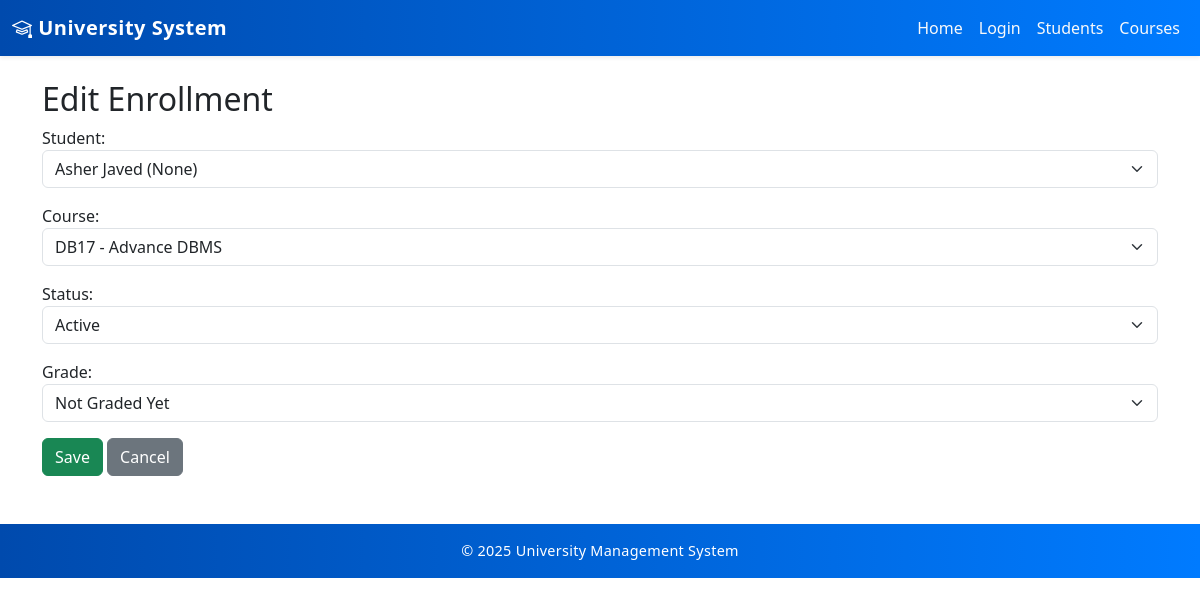
The page /enrollments/31/edit/ on the database its author committed.
### core/models.py (models this page shows, shortened)
class Student(models.Model):
    user = models.OneToOneField(
        settings.AUTH_USER_MODEL,
        null=True,
        blank=True,
        on_delete=models.SET_NULL,
        related_name='student_profile'
    )
    student_id = models.CharField(max_length=20, unique=True, blank=True, null=True)
    first_name = models.CharField(max_length=50)
    last_name  = models.CharField(max_length=50)
    email      = models.EmailField(unique=True)
    phone      = models.CharField(max_length=15, blank=True)
    date_of_birth = models.DateField(null=True, blank=True)
    address = models.TextField(blank=True)
    enrollment_date = models.DateField(default=timezone.now)
    department = models.ForeignKey(Department, on_delete=models.SET_NULL, null=True, related_name="students")
    profile_image = models.ImageField(upload_to='profiles/', null=True, blank=True)
    ACADEMIC_BACKGROUND_CHOICES = [
        ('FSc Pre-Medical', 'FSc Pre-Medical'),
        ('FSc Pre-Engineering', 'FSc Pre-Engineering'),
        ('ICS', 'ICS'),
        ('ICom', 'ICom'),
        ('FA', 'FA'),
        ('BA', 'BA'),
        ('BSc', 'BSc'),
        ('Other', 'Other'),
    ]
    academic_background = models.CharField(max_length=50, choices=ACADEMIC_BACKGROUND_CHOICES, null=True, blank=True)
    guardian_name = models.CharField(max_length=100, blank=True, null=True)
    guardian_contact = models.CharField(max_length=20, blank=True, null=True)
    semester = models.PositiveIntegerField(default=1)
    cgpa = models.DecimalField(max_digits=4, decimal_places=2, null=True, blank=True)
    def __str__(self):
        return f"{self.first_name} {self.last_name} ({self.student_id})"

class Enrollment(models.Model):
    STATUS_CHOICES = [
        ("active", "Active"),
        ("completed", "Completed"),
        ("dropped", "Dropped"),
    ]
    GRADE_CHOICES = [
        ("A", "A"),
        ("B", "B"),
        ("C", "C"),
        ("D", "D"),
        ("F", "F"),
        ("N/A", "Not Graded Yet"),
    ]
    student = models.ForeignKey(Student, on_delete=models.CASCADE, related_name="enrollments")
    course = models.ForeignKey(Course, on_delete=models.CASCADE, related_name="enrollments")
    enrollment_date = models.DateField(default=timezone.now)
    status = models.CharField(max_length=20, choices=STATUS_CHOICES, default="active")
    grade = models.CharField(max_length=5, choices=GRADE_CHOICES, default="N/A")
    class Meta:
        unique_together = ('student', 'course')  # prevent duplicate enrollment

### core/views.py (the view)
# urls.py: path('enrollments/<int:pk>/edit/', views.enrollment_edit, name='enrollment_edit'),
def enrollment_edit(request, pk):
    enrollment = get_object_or_404(Enrollment, pk=pk)
    if request.method == "POST":
        form = EnrollmentForm(request.POST, instance=enrollment)
        if form.is_valid():
            form.save()
            return redirect('enrollment_detail', pk=enrollment.pk)
    else:
        form = EnrollmentForm(instance=enrollment)
    return render(request, 'core/enrollments/form.html', {'form': form, 'title': 'Edit Enrollment'})

### core/forms.py
class EnrollmentForm(forms.ModelForm):
    class Meta:
        model = Enrollment
        fields = ['student', 'course', 'status', 'grade']
        widgets = {
            'student': forms.Select(attrs={'class': 'form-select'}),
            'course': forms.Select(attrs={'class': 'form-select'}),
            'status': forms.Select(attrs={'class': 'form-select'}),
            'grade': forms.Select(attrs={'class': 'form-select'}),
        }

### core/models.py (called while the page is built)
    def __str__(self):
        return f"{self.code} - {self.name}"

### templates/core/enrollments/form.html (shortened to what this page needs)
{% extends 'base.html' %}
{% block content %}
<h2>{{ title }}</h2>
<form method="post">
  {{ form.as_p }}
  <button class="btn btn-success" type="submit">Save</button>
  <a class="btn btn-secondary" href="{% url 'enrollments_list' %}">Cancel</a>
</form>
{% endblock %}

### static/css/style.css (style rules this page uses)
body { font-family: 'Poppins', sans-serif; background-color: #f4f6f9; color: #333; margin: 0; padding: 0; overflow-x: hidden; }
h1, h2, h3, h4, h5 { font-weight: 600; color: #003366; }
a { text-decoration: none; transition: 0.3s ease; }

### rows shown on the page
Student: student "Asher Javed (None)"
Enrollment: course "DB17 - Advance DBMS", status "Active", grade "Not Graded Yet"

### other values the page prints
{{ title }} "Edit Enrollment"
